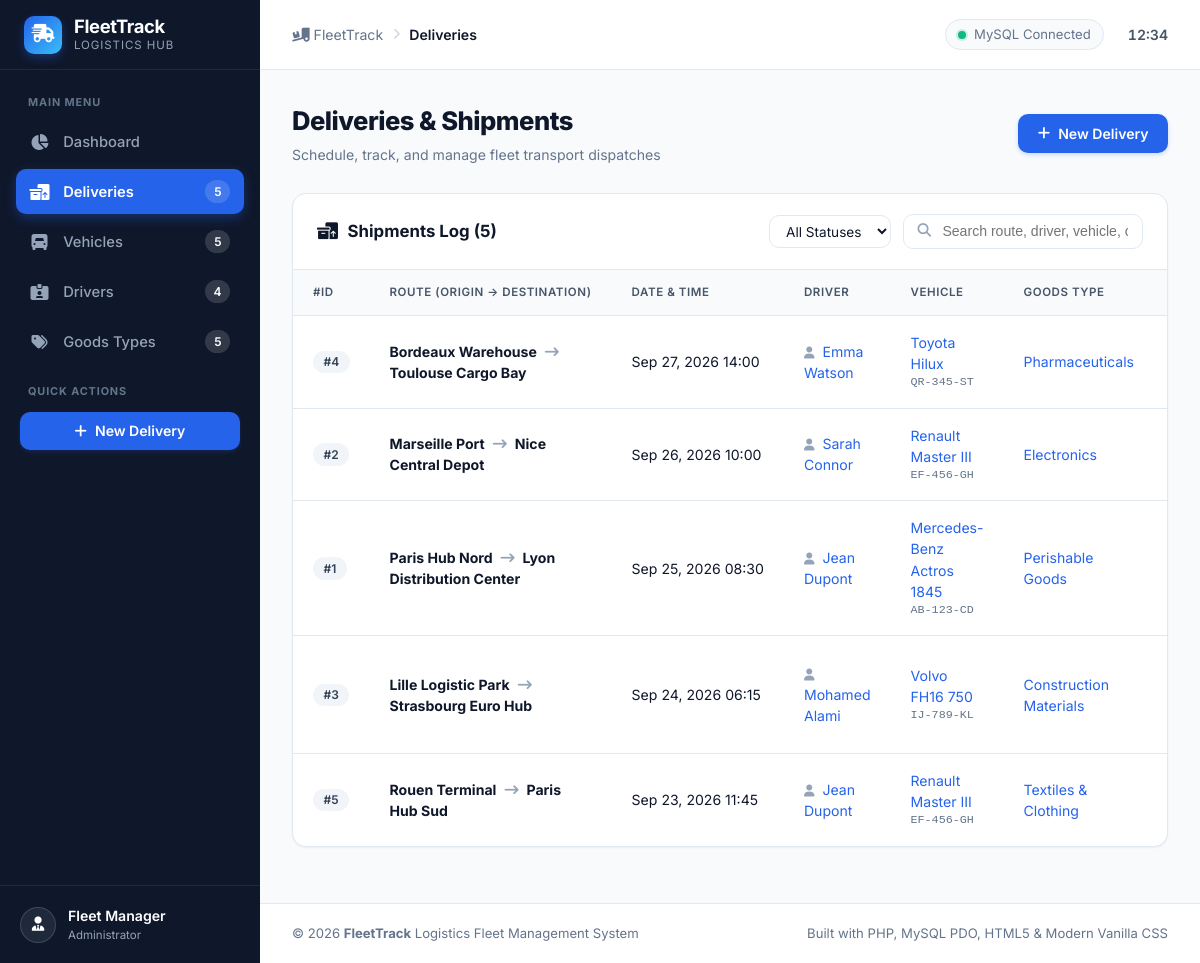
Screenshot of /deliveries/index.php with the database file from the repository.
### tables this page shows
CREATE TABLE `delivery` (
    `id_delivery` INT AUTO_INCREMENT PRIMARY KEY,
    `departure_location` VARCHAR(150) NOT NULL,
    `destination` VARCHAR(150) NOT NULL,
    `delivery_date` DATETIME NOT NULL,
    `status` ENUM('Pending', 'In Transit', 'Delivered', 'Cancelled') NOT NULL DEFAULT 'Pending',
    `weight` FLOAT NOT NULL,
    `id_driver` INT NOT NULL,
    `id_vehicle` INT NOT NULL,
    `id_goods_type` INT NOT NULL,
    CONSTRAINT `fk_delivery_driver` FOREIGN KEY (`id_driver`) 
        REFERENCES `driver` (`id_driver`) 
        ON DELETE RESTRICT 
        ON UPDATE CASCADE,
    CONSTRAINT `fk_delivery_vehicle` FOREIGN KEY (`id_vehicle`) 
        REFERENCES `vehicle` (`id_vehicle`) 
        ON DELETE RESTRICT 
        ON UPDATE CASCADE,
    CONSTRAINT `fk_delivery_goodstype` FOREIGN KEY (`id_goods_type`) 
        REFERENCES `goodstype` (`id_goods_type`) 
        ON DELETE RESTRICT 
        ON UPDATE CASCADE
);

CREATE TABLE `vehicle` (
    `id_vehicle` INT AUTO_INCREMENT PRIMARY KEY,
    `registration_number` VARCHAR(50) NOT NULL UNIQUE,
    `model` VARCHAR(100) NOT NULL,
    `brand` VARCHAR(100) NOT NULL,
    `vehicle_type` ENUM('Truck', 'Van', 'Pickup', 'Trailer', 'Semi-Trailer', 'Other') NOT NULL,
    `capacity` FLOAT NOT NULL,
    `status` ENUM('Available', 'On Trip', 'Maintenance', 'Out of Service') NOT NULL DEFAULT 'Available'
);

CREATE TABLE `goodstype` (
    `id_goods_type` INT AUTO_INCREMENT PRIMARY KEY,
    `name` VARCHAR(100) NOT NULL UNIQUE,
    `description` VARCHAR(255) DEFAULT NULL
);

### includes/functions.php (called while the page is built, shortened)
<?php
function e(?string $value): string
{
    return htmlspecialchars((string)($value ?? ''), ENT_QUOTES, 'UTF-8');
}
function url(string $path = ''): string
{
    static $base = null;
    if ($base === null) {
        $scriptName = $_SERVER['SCRIPT_NAME'] ?? '';
        $scriptDir = str_replace('\\', '/', dirname($scriptName));
        $subdirs = ['/drivers', '/vehicles', '/deliveries', '/goods-types', '/config', '/includes'];
        $root = $scriptDir;
        foreach ($subdirs as $sub) {
            if (str_ends_with($root, $sub)) {
                $root = substr($root, 0, -strlen($sub));
                break;
            }
        }
        $base = rtrim($root, '/');
    }
    $cleanPath = ltrim($path, '/');
    return ($base === '' ? '' : $base) . '/' . $cleanPath;
}
function formatDateTime(?string $datetime, string $format = 'M d, Y H:i'): string
{
    try {
        $dt = new DateTime($datetime);
        return $dt->format($format);
    } catch (Exception) {
        return $datetime;
    }
}

### deliveries/index.php (the view, shortened to what this page needs)
<?php
require_once __DIR__ . '/../includes/functions.php';
$pdo = getDBConnection();
$activeMenu = 'deliveries';
$sql = "
    SELECT
        d.id_delivery,
        d.departure_location,
        d.destination,
        d.delivery_date,
        d.status,
        d.weight,
        d.id_driver,
        d.id_vehicle,
        d.id_goods_type,
        CONCAT(dr.first_name, ' ', dr.last_name) AS driver_name,
        dr.phone AS driver_phone,
        v.registration_number,
        v.brand,
        v.model,
        v.capacity AS vehicle_capacity,
        g.name AS goods_type
    FROM delivery d
    JOIN driver dr ON d.id_driver = dr.id_driver
    JOIN vehicle v ON d.id_vehicle = v.id_vehicle
    JOIN goodstype g ON d.id_goods_type = g.id_goods_type
    WHERE 1=1
";
$params = [];
$sql .= " ORDER BY d.delivery_date DESC";
$stmt = $pdo->prepare($sql);
$stmt->execute($params);
$deliveries = $stmt->fetchAll();
require_once __DIR__ . '/../includes/header.php';
?>
<div class="page-header">
    <div class="page-title-group">
        <h1>Deliveries &amp; Shipments</h1>
        <p>Schedule, track, and manage fleet transport dispatches</p>
    </div>
    <div class="page-actions">
        <a href="<?= url('deliveries/create.php') ?>" class="btn btn-primary">
            <i class="fa-solid fa-plus"></i> New Delivery
        </a>
    </div>
</div>
<div class="card">
    <div class="card-header">
        <div class="card-title">
            <i class="fa-solid fa-boxes-packing"></i> Shipments Log (<?= count($deliveries) ?>)
        </div>
        <div class="page-actions">
            <form method="GET" action="<?= url('deliveries/index.php') ?>" style="display: flex; gap: 0.5rem; align-items: center;">
                <select name="status" class="form-select" style="width: auto; padding: 0.4rem 0.75rem; font-size: 0.85rem;" onchange="this.form.submit()">
                    <option value="">All Statuses</option>
                </select>
            </form>
            <div class="search-box">
                <input type="text" class="search-input table-search-input" data-table="#deliveriesTable" placeholder="Search route, driver, vehicle, cargo...">
            </div>
        </div>
    </div>
    <div class="card-body" style="padding: 0;">
        <?php if (empty($deliveries)): ?>
            <div class="empty-state">
                <div class="empty-state-icon"><i class="fa-solid fa-truck-ramp-box"></i></div>
                <div class="empty-state-title">No Deliveries Found</div>
                <p class="empty-state-text">No delivery records match your current filter. Create a new dispatch now.</p>
                <a href="<?= url('deliveries/create.php') ?>" class="btn btn-primary">
                    <i class="fa-solid fa-plus"></i> Schedule New Delivery
                </a>
            </div>
        <?php else: ?>
            <div class="table-responsive">
                <table class="data-table" id="deliveriesTable">
                    <thead>
                        <tr>
                            <th>#ID</th>
                            <th>Route (Origin &rarr; Destination)</th>
                            <th>Date &amp; Time</th>
                            <th>Driver</th>
                            <th>Vehicle</th>
                            <th>Goods Type</th>
                            <th>Weight</th>
                        </tr>
                    </thead>
                    <tbody>
                        <?php foreach ($deliveries as $del): ?>
                            <tr>
                                <td><span class="badge badge-default">#<?= e($del['id_delivery']) ?></span></td>
                                <td>
                                    <strong><?= e($del['departure_location']) ?></strong>
                                    <i class="fa-solid fa-arrow-right-long" style="color: var(--gray-400); margin: 0 4px;"></i>
                                    <strong><?= e($del['destination']) ?></strong>
                                </td>
                                <td>
                                    <span style="white-space: nowrap;">
                                        <?= formatDateTime($del['delivery_date']) ?>
                                    </span>
                                </td>
                                <td>
                                    <a href="<?= url('drivers/view.php?id=' . $del['id_driver']) ?>">
                                        <i class="fa-solid fa-user" style="font-size: 0.75rem; margin-right: 4px; color: var(--gray-400);"></i>
                                        <?= e($del['driver_name']) ?>
                                    </a>
                                </td>
                                <td>
                                    <a href="<?= url('vehicles/view.php?id=' . $del['id_vehicle']) ?>">
                                        <?= e($del['brand'] . ' ' . $del['model']) ?>
                                    </a>
                                    <small style="color: var(--gray-500); display: block; font-family: monospace;">
                                        <?= e($del['registration_number']) ?>
                                    </small>
                                </td>
                                <td>
                                    <a href="<?= url('goods-types/view.php?id=' . $del['id_goods_type']) ?>">
                                        <?= e($del['goods_type']) ?>
                                    </a>
                                </td>
                                <td>
                                </td>
                            </tr>
                        <?php endforeach; ?>
                    </tbody>
                </table>
            </div>
        <?php endif; ?>
    </div>
</div>
<?php require_once __DIR__ . '/../includes/footer.php'; ?>

### includes/sidebar.php (shortened to what this page needs)
<?php
$activeMenu = $activeMenu ?? 'dashboard';
$navCounts = [
    'drivers'     => 0,
    'vehicles'    => 0,
    'deliveries'  => 0,
    'goods-types' => 0,
];
if (isset($pdo)) {
    try {
        $navCounts['drivers']     = (int)$pdo->query("SELECT COUNT(*) FROM driver")->fetchColumn();
        $navCounts['vehicles']    = (int)$pdo->query("SELECT COUNT(*) FROM vehicle")->fetchColumn();
        $navCounts['deliveries']  = (int)$pdo->query("SELECT COUNT(*) FROM delivery")->fetchColumn();
        $navCounts['goods-types'] = (int)$pdo->query("SELECT COUNT(*) FROM goodstype")->fetchColumn();
    } catch (Exception) {
    }
}
?>
<aside class="sidebar" id="appSidebar">
    <div class="sidebar-header">
        <a href="<?= url('index.php') ?>" class="brand-logo">
            <div class="brand-icon">
                <i class="fa-solid fa-truck-fast"></i>
            </div>
            <div class="brand-text">
                <span class="brand-title">FleetTrack</span>
                <span class="brand-subtitle">Logistics Hub</span>
            </div>
        </a>
    </div>
    <div class="sidebar-nav-container">
        <div class="nav-section-label">MAIN MENU</div>
        <ul class="nav-list">
            <li class="nav-item">
                <a href="<?= url('index.php') ?>" class="nav-link <?= $activeMenu === 'dashboard' ? 'active' : '' ?>">
                    <i class="fa-solid fa-chart-pie nav-icon"></i>
                    <span class="nav-text">Dashboard</span>
                </a>
            </li>
            <li class="nav-item">
                <a href="<?= url('deliveries/index.php') ?>" class="nav-link <?= $activeMenu === 'deliveries' ? 'active' : '' ?>">
                    <i class="fa-solid fa-boxes-packing nav-icon"></i>
                    <span class="nav-text">Deliveries</span>
                    <span class="nav-badge"><?= $navCounts['deliveries'] ?></span>
                </a>
            </li>
            <li class="nav-item">
                <a href="<?= url('vehicles/index.php') ?>" class="nav-link <?= $activeMenu === 'vehicles' ? 'active' : '' ?>">
                    <i class="fa-solid fa-truck-front nav-icon"></i>
                    <span class="nav-text">Vehicles</span>
                    <span class="nav-badge"><?= $navCounts['vehicles'] ?></span>
                </a>
            </li>
            <li class="nav-item">
                <a href="<?= url('drivers/index.php') ?>" class="nav-link <?= $activeMenu === 'drivers' ? 'active' : '' ?>">
                    <i class="fa-solid fa-id-card-clip nav-icon"></i>
                    <span class="nav-text">Drivers</span>
                    <span class="nav-badge"><?= $navCounts['drivers'] ?></span>
                </a>
            </li>
            <li class="nav-item">
                <a href="<?= url('goods-types/index.php') ?>" class="nav-link <?= $activeMenu === 'goods-types' ? 'active' : '' ?>">
                    <i class="fa-solid fa-tags nav-icon"></i>
                    <span class="nav-text">Goods Types</span>
                    <span class="nav-badge"><?= $navCounts['goods-types'] ?></span>
                </a>
            </li>
        </ul>
        <div class="nav-section-label">QUICK ACTIONS</div>
        <div class="sidebar-quick-action">
            <a href="<?= url('deliveries/create.php') ?>" class="btn btn-primary btn-block">
                <i class="fa-solid fa-plus"></i> New Delivery
            </a>
        </div>
    </div>
    <div class="sidebar-footer">
        <div class="user-profile-widget">
            <div class="user-avatar">
                <i class="fa-solid fa-user-tie"></i>
            </div>
            <div class="user-info">
                <span class="user-name">Fleet Manager</span>
                <span class="user-role">Administrator</span>
            </div>
        </div>
    </div>
</aside>

### rows the page displays
delivery: id_vehicle "5", id_delivery "4", departure_location "Bordeaux Warehouse", destination "Toulouse Cargo Bay", delivery_date "Sep 27, 2026 14:00", driver_name "Emma Watson", id_vehicle.model "Toyota Hilux", id_vehicle.registration_number "QR-345-ST", id_goods_type.name "Pharmaceuticals"
delivery: id_delivery "2", departure_location "Marseille Port", destination "Nice Central Depot", delivery_date "Sep 26, 2026 10:00", driver_name "Sarah Connor", id_vehicle.model "Renault Master III", id_vehicle.registration_number "EF-456-GH", id_goods_type.name "Electronics"
delivery: id_delivery "1", departure_location "Paris Hub Nord", destination "Lyon Distribution Center", delivery_date "Sep 25, 2026 08:30", driver_name "Jean Dupont", id_vehicle.model "Mercedes-Benz Actros 1845", id_vehicle.registration_number "AB-123-CD", id_goods_type.name "Perishable Goods"
delivery: id_delivery "3", departure_location "Lille Logistic Park", destination "Strasbourg Euro Hub", delivery_date "Sep 24, 2026 06:15", driver_name "Mohamed Alami", id_vehicle.model "Volvo FH16 750", id_vehicle.registration_number "IJ-789-KL", id_goods_type.name "Construction Materials"
delivery: id_delivery "5", departure_location "Rouen Terminal", destination "Paris Hub Sud", delivery_date "Sep 23, 2026 11:45", driver_name "Jean Dupont", id_vehicle.model "Renault Master III", id_vehicle.registration_number "EF-456-GH", id_goods_type.name "Textiles & Clothing"

### other values shown
$navCounts['drivers'] "4"
$pageTitle "Deliveries"
count($deliveries) "5"
